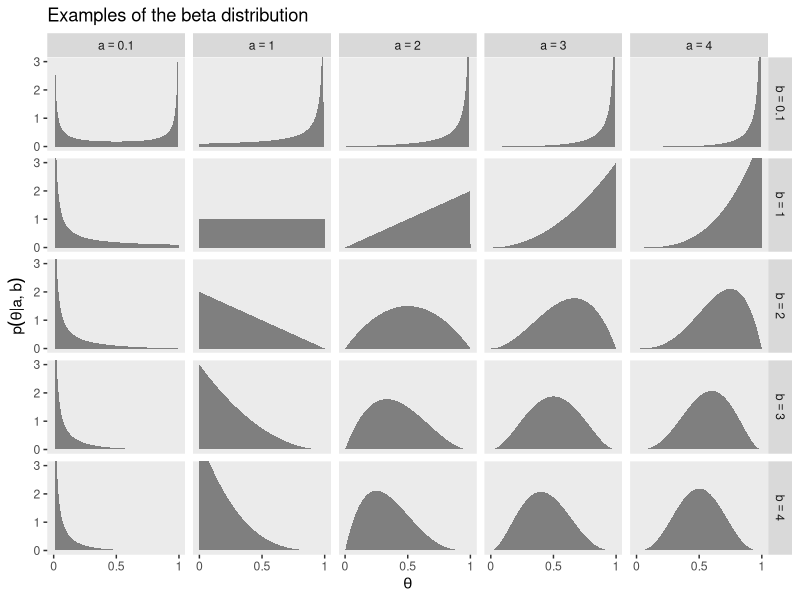
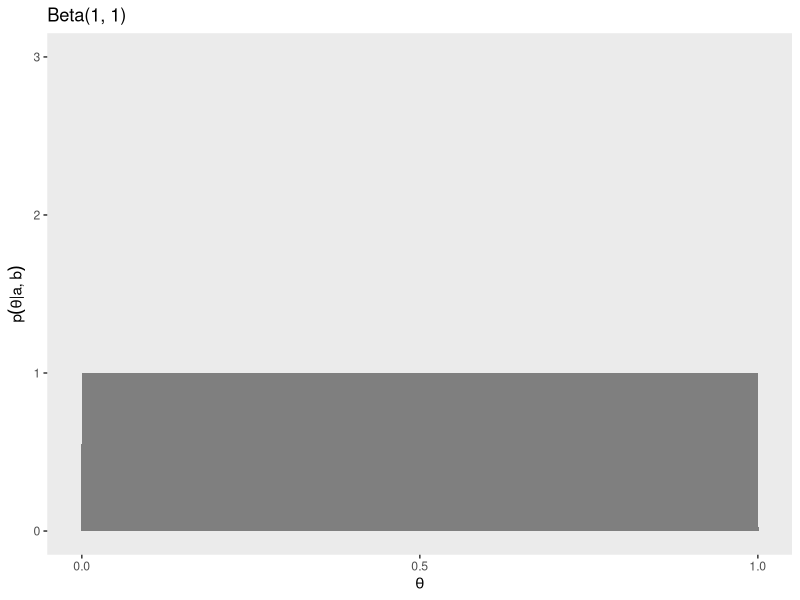
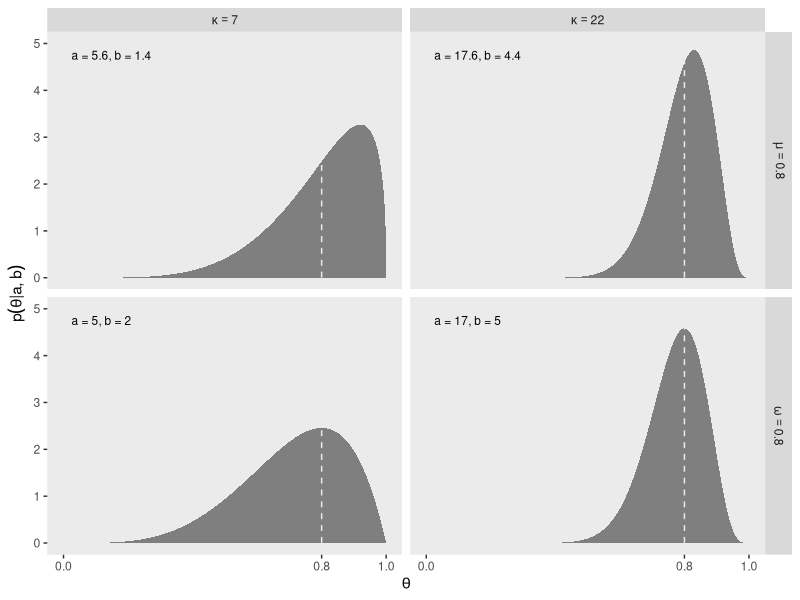
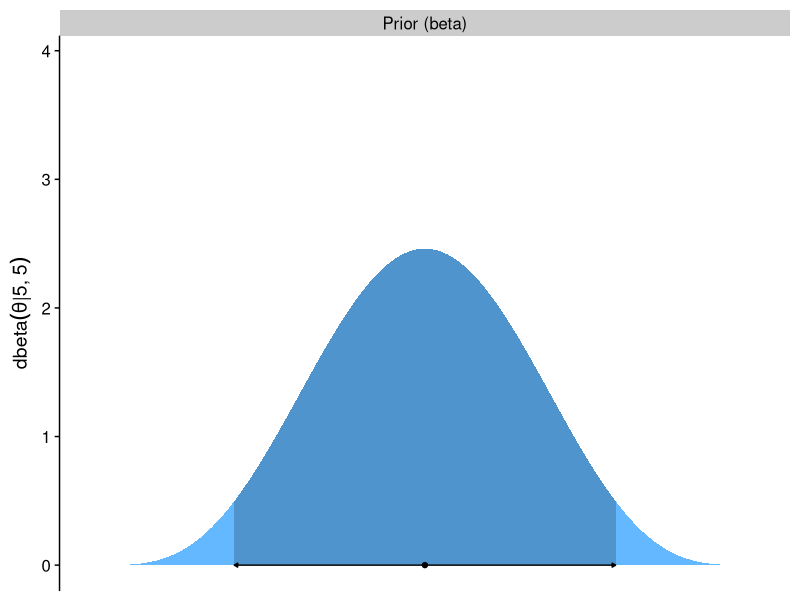
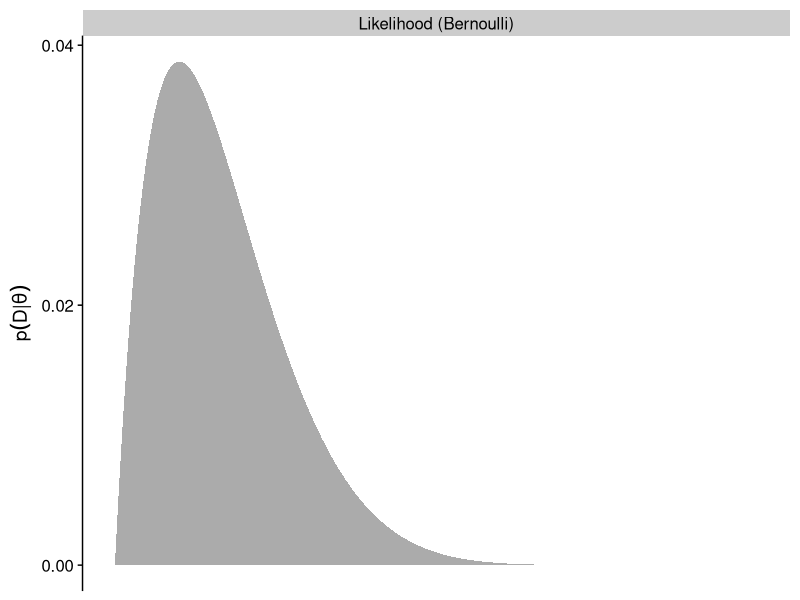
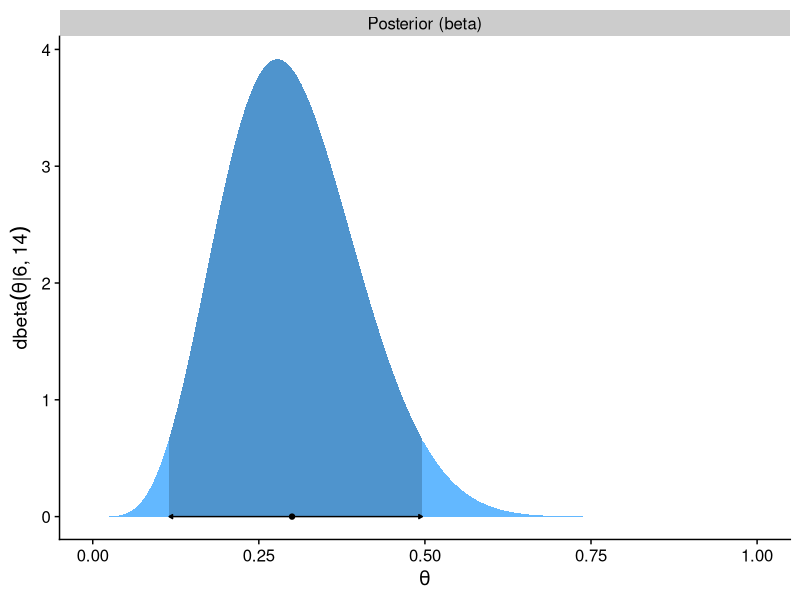
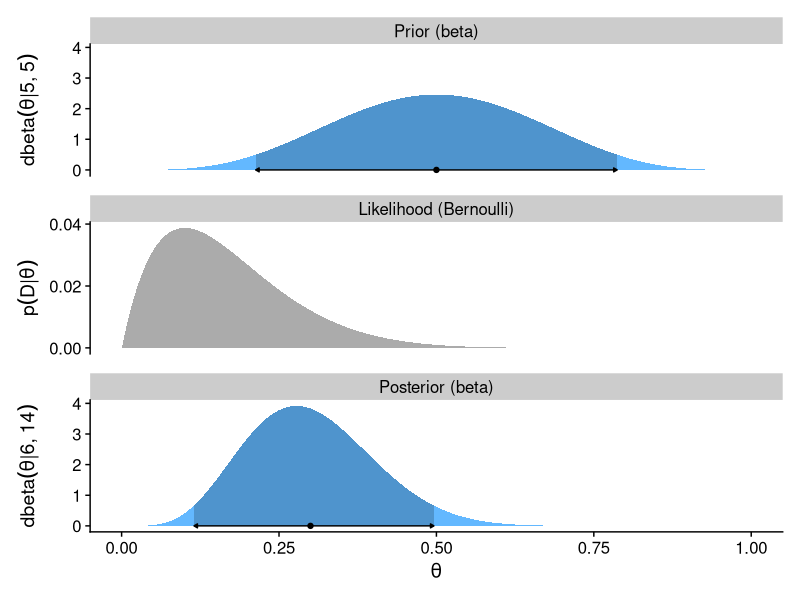
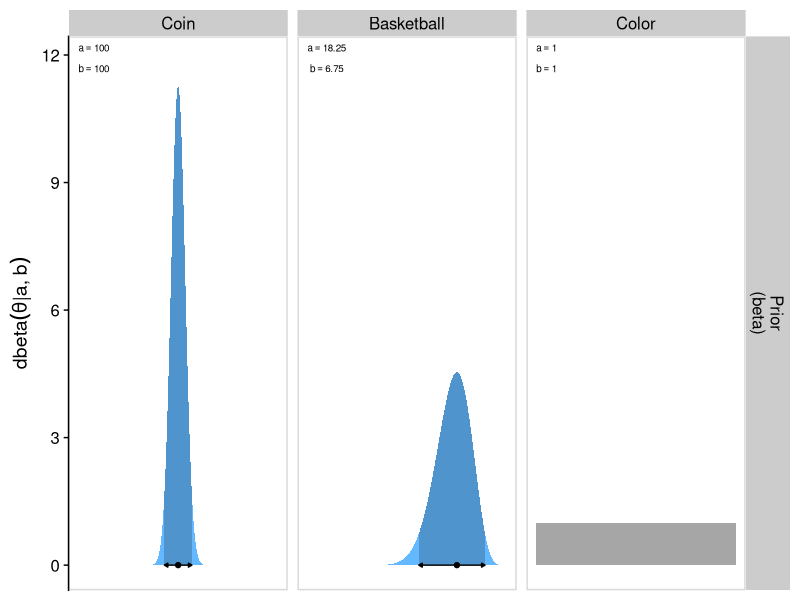

Recreate these plots in R, in order.
## ---- chunk 1
#| message: false
#| warning: false

library(tidyverse)
library(cowplot)
library(patchwork)
## ---- chunk 2
dbern <- function(x, z = NULL, n = NULL) {
  x^z * (1 - x)^(n - z)
}
## ---- chunk 3
theta <- 0.5
a <- 3
b <- 3 

dbeta(theta, shape1 = a, shape2 = b)
beta(a = a, b = b)
## ---- chunk 4
print(dbeta)
## ---- chunk 5
#| fig-width: 6
#| fig-height: 6

length <- 1e2

d <- crossing(shape1 = c(0.1, 1:4),
              shape2 = c(0.1, 1:4)) |>
  expand_grid(x = seq(from = 0, to = 1, length.out = length)) |> 
  mutate(a = str_c("a==", shape1),
         b = str_c("b==", shape2)) |> 
  mutate(density = dbeta(x, shape1 = shape1, shape2 = shape2))

head(d)
## ---- chunk 6
#| warning: false
#| fig-width: 6
#| fig-height: 6

d |> 
  ggplot(aes(x = x, y = density)) +
  geom_area(fill = "grey50") +
  scale_x_continuous(breaks = 0:2 / 2, labels = c(0, 0.5, 1)) +
  coord_cartesian(ylim = c(0, 3)) +
  labs(x = expression(theta),
       y = expression(p(theta*"|"*a*", "*b)),
       title = "Examples of the beta distribution") +
  theme(panel.grid = element_blank()) +
  facet_grid(b ~ a, labeller = label_parsed)
## ---- chunk 7
#| fig-width: 2.5
#| fig-height: 2.5

d |> 
  filter(shape1 == 1 & shape2 == 1) |> 
  ggplot(aes(x = x, y = density)) +
  geom_area(fill = "grey50") +
  scale_x_continuous(expression(theta), breaks = c(0, 0.5, 1)) +
  coord_cartesian(ylim = c(0, 3)) +
  labs(y = expression(p(theta*"|"*a*", "*b)),
       title = "Beta(1, 1)") +
  theme(panel.grid = element_blank())
## ---- chunk 8
d <- tibble(shape1 = c(5.6, 17.6, 5, 17),
            shape2 = c(1.4, 4.4, 2, 5)) |> 
  mutate(a        = str_c("a = ", shape1),
         b        = str_c("b = ", shape2),
         kappa    = rep(c("kappa==7", "kappa==22"), times = 2),
         mu_omega = rep(c("mu==0.8", "omega==0.8"), each = 2)) |> 
  mutate(kappa = factor(kappa, levels = c("kappa==7", "kappa==22")),
         label = str_c(a, ", ", b)) |> 
  expand_grid(x = seq(from = 0, to = 1, length.out = 1e3)) |> 
  mutate(density = dbeta(x, shape1 = shape1, shape2 = shape2))

head(d)
## ---- chunk 9
#| fig-width: 6
#| fig-height: 4

d |>
  ggplot(aes(x = x)) +
  geom_area(aes(y = density),
            fill = "grey50") +
  geom_vline(xintercept = 0.8, color = "grey92", linetype = 2) +
  geom_text(data = d |> 
              group_by(label) |> 
              slice(1),
            aes(x = 0.025, y = 4.75, label = label),
            hjust = 0, size = 3) +
  scale_x_continuous(expression(theta), breaks = c(0, 0.8, 1)) +
  ylab(expression(p(theta*"|"*a*", "*b))) +
  coord_cartesian(ylim = c(0, 5)) +
  theme(panel.grid = element_blank()) +
  facet_grid(mu_omega ~ kappa, labeller = label_parsed)
## ---- chunk 10
beta_a_b_from_mean_kappa <- function(mean, kappa) {
  if (mean <= 0 | mean >= 1) stop("Must have 0 < `mean` < 1")
  if (kappa <= 0) stop("`kappa` must be > 0")
  a <- mean * kappa
  b <- (1.0 - mean) * kappa
  list(a = a, b = b)
}

beta_a_b_from_mode_kappa <- function(mode, kappa) {
  if (mode <= 0 | mode >= 1) stop("Must have 0 < `mode` < 1")
  if (kappa <= 2) stop("`kappa` must be > 2 for `mode` parameterization")
  a <- mode * (kappa - 2) + 1
  b <- (1.0 - mode) * (kappa - 2) + 1
  list(a = a, b = b)
}

beta_a_b_from_mean_sd <- function(mean, sd) {
  if (mean <= 0 | mean >= 1) stop("Must have 0 < `mean` < 1")
  if (sd <= 0) stop("`sd` must be > 0")
  kappa <- mean * (1 - mean) / sd^2 - 1
  if (kappa <= 0) stop("Invalid combination of `mean` and `sd`")
  a <- mean * kappa
  b <- (1.0 - mean) * kappa
  list(a = a, b = b)
}
## ---- chunk 11
beta_a_b_from_mean_kappa(mean = 0.25, kappa = 4)
beta_a_b_from_mode_kappa(mode = 0.25, kappa = 4)
beta_a_b_from_mean_sd(mean = 0.5, sd = 0.1)
## ---- chunk 12
beta_param <- beta_a_b_from_mode_kappa(mode = 0.25, kappa = 4)

beta_param$a
beta_param$b
## ---- chunk 13
hdi_of_icdf <- function(name, width = 0.95, tol = 1e-8, ... ) {
  incredible_mass <- 1.0 - width
  
  interval_width <- function(low_tail_prob, name, width, ...) {
    name(width + low_tail_prob, ...) - name(low_tail_prob, ...)
  }
  
  opt_info <- optimize(interval_width, c(0, incredible_mass), 
                       name = name, width = width, tol = tol, ...)
  
  hdi_lower_tail_prob <- opt_info$minimum
  
  c(ll = name(hdi_lower_tail_prob, ...),
    ul = name(width + hdi_lower_tail_prob, ...))
}
## ---- chunk 14
hdi_of_icdf(name = qbeta,
            shape1 = 5,
            shape2 = 5,
            width = 0.95)
## ---- chunk 15
hdi_of_icdf(name = qbeta,
            shape1 = 6,
            shape2 = 14)
## ---- chunk 16
# Define the parameters for the prior and for the data 
a <- 5
b <- 5
z <- 1
n <- 10

# Make the primary data frame
d <- data.frame(theta = seq(from = 0, to = 1, length.out = 1001)) |>  
  mutate(prior = dbeta(x = theta, shape1 = a, shape2 = b),
         likelihood = dbern(x = theta, z = z, n = n),
         posterior = dbeta(x = theta, shape1 = z + a, shape2 = n - z + b))

glimpse(d)
## ---- chunk 17
h <- hdi_of_icdf(name = qbeta,
                 shape1 = a,
                 shape2 = b)

d <- d |> 
  mutate(ll = h[1],
         ul = h[2]) |> 
  mutate(prior_in_hdi = theta > ll & theta < ul)

head(d)
## ---- chunk 18
#| fig-width: 5
#| fig-height: 2

# To hold the same y-axis limit for prior and posterior
y_max_pp <- d |> 
  pivot_longer(cols = c(prior, posterior)) |> 
  slice_max(value) |> 
  pull(value)

# Save the prior panel
p1 <- d |> 
  ggplot(aes(x = theta, y = prior)) +
  geom_area(aes(fill = prior_in_hdi),
            stat = "identity") +
  geom_line(data = d |> 
              filter(prior_in_hdi == TRUE) |> 
              slice(c(1, n())),
            # linewidth = 0.75,
            arrow = arrow(length = unit(0.1, "cm"), 
                          ends = "both", type = "closed"),
            y = 0) +
  annotate(geom = "point",
           x = a / (a + b), y = 0) +
  scale_x_continuous(NULL, breaks = NULL) +
  scale_y_continuous(expression(dbeta(theta*'|'*5*', '*5)), limits = c(0, y_max_pp)) +
  scale_fill_manual(values = c("steelblue1", "steelblue3"), breaks = NULL) +
  facet_wrap(~ "Prior (beta)") +
  theme_cowplot()

# Preview the prior panel
p1
## ---- chunk 19
#| fig-width: 5
#| fig-height: 2

# Save the likelihood panel
p2 <- d |> 
  ggplot(aes(x = theta, y = likelihood)) +
  geom_area(fill = "gray67") +
  scale_x_continuous(NULL, breaks = NULL) +
  scale_y_continuous(expression(p(D*'|'*theta)), breaks = 0:2 * 0.02) +
  facet_wrap(~ "Likelihood (Bernoulli)") +
  theme_cowplot()

# Preview
p2
## ---- chunk 20
#| fig-width: 5
#| fig-height: 2

# Update the HDI
h <- hdi_of_icdf(name = qbeta,
                 shape1 = z + a,
                 shape2 = n - z + b)

# Update the data
d <- d |> 
  select(-ll, -ul) |> 
  mutate(ll = h[1],
         ul = h[2]) |> 
  mutate(posterior_in_hdi = theta > ll & theta < ul)

# Save the posterior panel
p3 <- d |>
  ggplot(aes(x = theta, y = posterior)) +
  geom_area(aes(fill = posterior_in_hdi),
            stat = "identity") +
  geom_line(data = d |> 
              filter(posterior_in_hdi == TRUE) |> 
              slice(c(1, n())),
            linewidth = 0.5,
            arrow = arrow(length = unit(0.1, "cm"), 
                          ends = "both", type = "closed"),
            y = 0) +
  annotate(geom = "point",
           x = (z + a) / ((z + a) + (n - z + b)), y = 0) +
  scale_y_continuous(expression(dbeta(theta*'|'*6*', '*14)), limits = c(0, y_max_pp)) +
  scale_fill_manual(values = c("steelblue1", "steelblue3"), breaks = NULL) +
  xlab(expression(theta)) +
  facet_wrap(~ "Posterior (beta)") +
  theme_cowplot()

# preview
p3
## ---- chunk 21
#| fig-width: 5
#| fig-height: 5

p1 / p2 / p3
## ---- chunk 22
a / (a + b)  # Prior mean
z / n  # Proportion of heads
(z + a) / (n + a + b)  # Posterior mean
## ---- chunk 23
 100 * (17 / 20)
## ---- chunk 24
beta_a_b_from_mode_kappa(mode = 0.5, kappa = 500)
## ---- chunk 25
beta_a_b_from_mode_kappa(mode = 0.5, kappa = 200)
## ---- chunk 26
# Save this vector to streamline the code in `mutate()`
examples <- c("coin", "basketball", "color")

d <- bind_rows(
  beta_a_b_from_mode_kappa(mode = 0.5,  kappa = 200),
  beta_a_b_from_mode_kappa(mode = 0.75, kappa = 25),
  beta_a_b_from_mean_kappa(mean = 0.5,  kappa = 2)
) |> 
  mutate(example = factor(examples, levels = examples)) |>  
  select(example, everything())

d
## ---- chunk 27
d <- d |> 
  mutate(z = 17,
         n = 20) |> 
  mutate(a_post = z + a,
         b_post = n - z + b)

d
## ---- chunk 28
d <- d |> 
  expand_grid(theta = seq(from = 0, to = 1, length.out = 1001)) |>  
  mutate(prior = dbeta(x = theta, shape1 = a, shape2 = b),
         likelihood = dbern(x = theta, z = z, n = n),
         posterior = dbeta(x = theta, shape1 = a_post, shape2 = b_post)) |> 
  select(example, everything())

glimpse(d)
## ---- chunk 29
d_prior_hdi <- d |> 
  filter(example != "color") |> 
  distinct(example, a, b) |> 
   mutate(prior_hdi = map2(.x = a, .y = b, .f = \(a, b) {
    h <- hdi_of_icdf(name = qbeta, shape1 = a, shape2 = b)
    data.frame(ll = h[1], ul = h[2])
    }))

d_prior_hdi
## ---- chunk 30
d_prior_hdi <- d_prior_hdi |> 
  unnest(prior_hdi)

d_prior_hdi
## ---- chunk 31
d_posterior_hdi <- d |> 
  distinct(example, a_post, b_post) |> 
   mutate(posterior_hdi = map2(.x = a_post, .y = b_post, .f = \(a_post, b_post) {
    h <- hdi_of_icdf(name = qbeta, shape1 = a_post, shape2 = b_post)
    data.frame(ll = h[1], ul = h[2])
    })) |> 
  unnest(posterior_hdi)

d_posterior_hdi
## ---- chunk 32
d_mode <- d |> 
  distinct(example, a, b, a_post, b_post) |> 
  mutate(prior_mode     = (a - 1) / (a + b - 2),
         posterior_mode = (a_post - 1) / (a_post + b_post - 2),
         prior     = 0,
         posterior = 0)

d_mode
## ---- chunk 33
d_text <- d |> 
  group_by(example) |> 
  slice_min(theta) |> 
  mutate(prior      = Inf,
         likelihood = Inf,
         posterior  = Inf,
         label_prior      = str_c("atop(a==", a, ",b==", b, ")"),
         label_likelihood = str_c("atop(z==", z, ",N==", n, ")"),
         label_posterior  = str_c("atop(a==", a_post, ",b==", b_post, ")")) |> 
  select(example, theta, prior, likelihood, posterior, label_prior:label_posterior)

d_text
## ---- chunk 34
#| fig-width: 10
#| fig-height: 1.75

# To hold the same y-axis limit for prior and posterior
y_max_pp <- d |> 
  pivot_longer(cols = c(prior, posterior)) |> 
  slice_max(value) |> 
  pull(value)

# Update the data
d <- d |> 
  left_join(d_prior_hdi,
            by = join_by(example, a, b)) |> 
  mutate(prior_in_hdi = theta > ll & theta < ul)
  
# Save the prior row
p1 <- d |> 
  ggplot(aes(x = theta, y = prior)) +
  geom_area(aes(fill = prior_in_hdi),
            stat = "identity") +
  geom_line(data = d |> 
              filter(prior_in_hdi == TRUE) |> 
              mutate(prior = 0),
            arrow = arrow(length = unit(0.1, "cm"), 
                          ends = "both", type = "closed")) +
  geom_point(data = d_mode |> 
               drop_na(prior_mode),
             aes(x = prior_mode)) +
  geom_text(data = d_text,
            aes(label = label_prior),
            hjust = 0, parse = TRUE, size = 2.5, vjust = 1.25) +
  scale_x_continuous(NULL, breaks = NULL) +
  scale_y_continuous(expression(dbeta(theta*'|a, b')), limits = c(0, y_max_pp)) +
  scale_fill_manual(values = c("steelblue1", "steelblue3"), na.value = "grey65", breaks = NULL) +
  facet_grid("Prior\n(beta)" ~ example, labeller = labeller(example = str_to_title)) +
  theme_cowplot() +
  panel_border()

# Preview the prior row
p1
## ---- chunk 35
#| fig-width: 10
#| fig-height: 1.75

# Save the likelihood row
p2 <- d |> 
  ggplot(aes(x = theta, y = likelihood)) +
  geom_area(fill = "grey65") +
  geom_text(data = d_text,
            aes(label = label_likelihood),
            hjust = 0, parse = TRUE, size = 2.5, vjust = 1.25) +
  scale_x_continuous(NULL, breaks = NULL) +
  scale_y_continuous(expression(p(D*'|'*theta)), breaks = 0:2 * 0.0001) +
  facet_grid("Likelihood\n(Bernoulli)" ~ example) +
  theme_cowplot() +
  panel_border() +
  theme(strip.text.x = element_blank())

# Preview the likelihood row
p2
## ---- chunk 36
#| fig-width: 10
#| fig-height: 1.75

# Update the data
d <- d |> 
  select(-ll, -ul) |> 
  left_join(d_posterior_hdi,
            by = join_by(example, a_post, b_post)) |> 
  mutate(posterior_in_hdi = theta > ll & theta < ul)
  
# Save the posterior row  
p3 <- d |> 
  ggplot(aes(x = theta, y = posterior)) +
  geom_area(aes(fill = posterior_in_hdi),
            stat = "identity") +
  geom_line(data = d |> 
              filter(posterior_in_hdi == TRUE) |> 
              mutate(posterior = 0),
            arrow = arrow(length = unit(0.1, "cm"), 
                          ends = "both", type = "closed")) +
  geom_point(data = d_mode,
             aes(x = posterior_mode)) +
  geom_text(data = d_text,
            aes(label = label_posterior),
            hjust = 0, parse = TRUE, size = 2.5, vjust = 1.25) +
  scale_x_continuous(expression(theta), breaks = 0:2 / 2, labels = c(0, 0.5, 1)) +
  scale_y_continuous(expression(dbeta(theta*'|a, b')), limits = c(0, y_max_pp)) +
  scale_fill_manual(values = c("steelblue1", "steelblue3"), breaks = NULL) +
  facet_grid("Posterior\n(beta)" ~ example) +
  theme_cowplot() +
  panel_border() +
  theme(strip.text.x = element_blank())

# Preview the posterior row
p3
## ---- chunk 37
#| fig-width: 10
#| fig-height: 5

p1 / p2 / p3
## ---- chunk 38
#| fig-width: 4
#| fig-height: 6

# Fine teeth for the theta comb
theta <- seq(from = 0, to = 1, length = 1000)

# Two triangular peaks on a small non-zero floor
p_theta <-
  c(rep(1, 200), 
    seq(1, 100, length = 50), 
    seq(100, 1, length = 50), 
    rep(1, 200)) |> 
  rep(times = 2)

# make p_theta sum to 1.0
p_theta <- p_theta / sum(p_theta)
## ---- chunk 39
BernGrid = function( Theta , pTheta , Data , plotType=c("Points","Bars")[2] ,
                     showCentTend=c("Mean","Mode","None")[3] ,
                     showHDI=c(TRUE,FALSE)[2] , HDImass=0.95 ,
                     showpD=c(TRUE,FALSE)[2] , nToPlot=length(Theta) ) {
  # Theta is vector of values between 0 and 1.
  # pTheta is prior probability mass at each value of Theta
  # Data is vector of 0's and 1's.
  
  # Check for input errors:
  if ( any( Theta > 1 | Theta < 0 ) ) {
    stop("Theta values must be between 0 and 1")
  }
  if ( any( pTheta < 0 ) ) {
    stop("pTheta values must be non-negative")
  }
  if ( !isTRUE(all.equal( sum(pTheta) , 1.0 )) )  {
    stop("pTheta values must sum to 1.0")
  }
  if ( !all( Data == 1 | Data == 0 ) ) {
    stop("Data values must be 0 or 1")
  }
  
  # Create summary values of Data
  z = sum( Data ) # number of 1's in Data
  N = length( Data ) 

  # Compute the Bernoulli likelihood at each value of Theta:
  pDataGivenTheta = Theta^z * (1-Theta)^(N-z)
  # Compute the evidence and the posterior via Bayes' rule:
  pData = sum( pDataGivenTheta * pTheta )
  pThetaGivenData = pDataGivenTheta * pTheta / pData
  
  # Plot the results.
  layout( matrix( c( 1,2,3 ) ,nrow=3 ,ncol=1 ,byrow=FALSE ) ) # 3x1 panels
  par( mar=c(3,3,1,0) , mgp=c(2,0.7,0) , mai=c(0.5,0.5,0.3,0.1) ) # margins
  cexAxis = 1.33
  cexLab = 1.75
  # convert plotType to notation used by plot:
  if ( plotType=="Points" ) { plotType="p" }
  if ( plotType=="Bars" ) { plotType="h" }
  dotsize = 5 # how big to make the plotted dots
  barsize = 5 # how wide to make the bar lines    
  # If the comb has a zillion teeth, it's too many to plot, so plot only a
  # thinned out subset of the teeth.
  nteeth = length(Theta)
  if ( nteeth > nToPlot ) {
    thinIdx = round( seq( 1, nteeth , length=nteeth ) )
  } else { 
    thinIdx = 1:nteeth 
  }

  # Plot the prior.
  yLim = c(0,1.1*max(c(pTheta,pThetaGivenData)))
  plot( Theta[thinIdx] , pTheta[thinIdx] , type=plotType , 
        pch="." , cex=dotsize , lwd=barsize ,
        xlim=c(0,1) , ylim=yLim , cex.axis=cexAxis ,
        xlab=bquote(theta) , ylab=bquote(p(theta)) , cex.lab=cexLab ,
        main="Prior" , cex.main=1.5 , col="skyblue" )
  if ( showCentTend != "None" ) {
    if ( showCentTend == "Mean" ) {
      meanTheta = sum( Theta * pTheta ) 
      if ( meanTheta > .5 ) {
         textx = 0 ; textadj = c(0,1)
      } else {
        textx = 1 ; textadj = c(1,1)
      }
      text( textx , yLim[2] ,
            bquote( "mean=" * .(signif(meanTheta,3)) ) ,
            cex=2.0 , adj=textadj )
    }
    if ( showCentTend == "Mode" ) {
      modeTheta = Theta[ which.max( pTheta ) ]
      if ( modeTheta > .5 ) {
        textx = 0 ; textadj = c(0,1)
      } else {
        textx = 1 ; textadj = c(1,1)
      }
      text( textx , yLim[2] ,
            bquote( "mode=" * .(signif(modeTheta,3)) ) ,
            cex=2.0 , adj=textadj )
    }
  }
  
  # Mark the highest density interval. HDI points are not thinned in the plot.
  if ( showHDI ) {
    HDIinfo = HDIofGrid( pTheta , credMass=HDImass )
    points( Theta[ HDIinfo$indices ] , 
            rep( HDIinfo$height , length( HDIinfo$indices ) ) , 
            pch="-" , cex=1.0 )
    text( mean( Theta[ HDIinfo$indices ] ) , HDIinfo$height ,
          bquote( .(100*signif(HDIinfo$mass,3)) * "% HDI" ) ,
          adj=c(0.5,-1.5) , cex=1.5 )
    # Mark the left and right ends of the waterline. 
    # Find indices at ends of sub-intervals:
    inLim = HDIinfo$indices[1] # first point
    for ( idx in 2:(length(HDIinfo$indices)-1) ) {
      if ( ( HDIinfo$indices[idx] != HDIinfo$indices[idx-1]+1 ) | # jumps on left, OR
             ( HDIinfo$indices[idx] != HDIinfo$indices[idx+1]-1 ) ) { # jumps on right
        inLim = c(inLim,HDIinfo$indices[idx]) # include idx
      }
    }
    inLim = c(inLim,HDIinfo$indices[length(HDIinfo$indices)]) # last point
    # Mark vertical lines at ends of sub-intervals:
    for ( idx in inLim ) {
      lines( c(Theta[idx],Theta[idx]) , c(-0.5,HDIinfo$height) , type="l" , lty=2 , 
             lwd=1.5 )
      text( Theta[idx] , HDIinfo$height , bquote(.(round(Theta[idx],3))) ,
            adj=c(0.5,-0.1) , cex=1.2 )
    }
  }
  
  # Plot the likelihood: p(Data|Theta)
  plot( Theta[thinIdx] , pDataGivenTheta[thinIdx] , type=plotType , 
        pch="." , cex=dotsize , lwd=barsize ,
        xlim=c(0,1) , ylim=c(0,1.1*max(pDataGivenTheta)) , cex.axis=cexAxis ,
        xlab=bquote(theta) , ylab=bquote( "p(D|" * theta * ")" ) , cex.lab=cexLab ,
        main="Likelihood" , cex.main=1.5 , col="skyblue" )
  if ( z > .5*N ) { textx = 0 ; textadj = c(0,1) }
  else { textx = 1 ; textadj = c(1,1) }
  text( textx ,1.0*max(pDataGivenTheta) ,cex=2.0
  	,bquote( "Data: z=" * .(z) * ",N=" * .(N) ) ,adj=textadj )
  if ( showCentTend != "None" ) {
    if ( showCentTend == "Mean" ) {
      meanTheta = sum( Theta * pDataGivenTheta ) 
      if ( meanTheta > .5 ) {
        textx = 0 ; textadj = c(0,1)
      } else {
        textx = 1 ; textadj = c(1,1)
      }
      text( textx , 0.7*max(pDataGivenTheta) ,
            bquote( "mean=" * .(signif(meanTheta,3)) ) ,
            cex=2.0 , adj=textadj )
    }
    if ( showCentTend == "Mode" ) {
      modeTheta = Theta[ which.max( pDataGivenTheta ) ]
      if ( modeTheta > .5 ) {
        textx = 0 ; textadj = c(0,1)
      } else {
        textx = 1 ; textadj = c(1,1)
      }
      text( textx , 0.7*max(pDataGivenTheta) ,
            bquote( "mode=" * .(signif(modeTheta,3)) ) ,
            cex=2.0 , adj=textadj )
    }
  }
  
  # Plot the posterior.
  yLim = c(0,1.1*max(c(pTheta,pThetaGivenData)))
  plot( Theta[thinIdx] , pThetaGivenData[thinIdx] , type=plotType , 
        pch="." , cex=dotsize , lwd=barsize ,
        xlim=c(0,1) , ylim=yLim , cex.axis=cexAxis ,
        xlab=bquote(theta) , ylab=bquote( "p(" * theta * "|D)" ) , cex.lab=cexLab ,
        main="Posterior" , cex.main=1.5 , col="skyblue" )
  if ( showCentTend != "None" ) {
    if ( showCentTend == "Mean" ) {
      meanTheta = sum( Theta * pThetaGivenData ) 
      if ( meanTheta > .5 ) {
        textx = 0 ; textadj = c(0,1)
      } else {
        textx = 1 ; textadj = c(1,1)
      }
      text( textx , yLim[2] ,
            bquote( "mean=" * .(signif(meanTheta,3)) ) ,
            cex=2.0 , adj=textadj )
    }
    if ( showCentTend == "Mode" ) {
      modeTheta = Theta[ which.max( pThetaGivenData ) ]
      if ( modeTheta > .5 ) {
        textx = 0 ; textadj = c(0,1)
      } else {
        textx = 1 ; textadj = c(1,1)
      }
      text( textx , yLim[2] ,
            bquote( "mode=" * .(signif(modeTheta,3)) ) ,
            cex=2.0 , adj=textadj )
    }
  }

  
  # Plot marginal likelihood pData:
  if ( showpD ) {
    meanTheta = sum( Theta * pThetaGivenData ) 
    if ( meanTheta > .5 ) {
      textx = 0 ; textadj = c(0,1)
    } else {
      textx = 1 ; textadj = c(1,1)
    }
    text( textx , 0.75*max(pThetaGivenData) , cex=2.0 ,
    	    bquote( "p(D)=" * .(signif(pData,3)) ) ,adj=textadj )
  }
  
  # Mark the highest density interval. HDI points are not thinned in the plot.
  if ( showHDI ) {
    HDIinfo = HDIofGrid( pThetaGivenData , credMass=HDImass )
    points( Theta[ HDIinfo$indices ] , 
            rep( HDIinfo$height , length( HDIinfo$indices ) ) , 
            pch="-" , cex=1.0 )
    text( mean( Theta[ HDIinfo$indices ] ) , HDIinfo$height ,
             bquote( .(100*signif(HDIinfo$mass,3)) * "% HDI" ) ,
             adj=c(0.5,-1.5) , cex=1.5 )
    # Mark the left and right ends of the waterline. 
    # Find indices at ends of sub-intervals:
    inLim = HDIinfo$indices[1] # first point
    for ( idx in 2:(length(HDIinfo$indices)-1) ) {
      if ( ( HDIinfo$indices[idx] != HDIinfo$indices[idx-1]+1 ) | # jumps on left, OR
        ( HDIinfo$indices[idx] != HDIinfo$indices[idx+1]-1 ) ) { # jumps on right
        inLim = c(inLim,HDIinfo$indices[idx]) # include idx
      }
    }
    inLim = c(inLim,HDIinfo$indices[length(HDIinfo$indices)]) # last point
    # Mark vertical lines at ends of sub-intervals:
    for ( idx in inLim ) {
      lines( c(Theta[idx],Theta[idx]) , c(-0.5,HDIinfo$height) , type="l" , lty=2 , 
             lwd=1.5 )
      text( Theta[idx] , HDIinfo$height , bquote(.(round(Theta[idx],3))) ,
            adj=c(0.5,-0.1) , cex=1.2 )
    }
  }
  
  # return( pThetaGivenData )
} # end of function
## ---- chunk 40
#| fig-width: 5
#| fig-height: 6

Data <- c(rep(0, 13), rep(1, 14))

BernGrid(theta, p_theta, Data, plotType = "Bars",
         showCentTend = "None", showHDI = FALSE, showpD = FALSE)
## ---- chunk 41
z <- 14
n <- 27

d <- tibble(theta = seq(from = 0, to = 1, length.out = 1000),
            prior = c(rep(1, times = 200),
                      seq(from = 1, to = 100, length.out = 50),
                      seq(from = 100, to = 1, length.out = 50),
                      rep(1, times = 200)) |> 
              rep(times = 2)) |> 
  mutate(prior      = prior / sum(prior),
         likelihood = dbern(x = theta, z = z, n = n)) |>
  mutate(evidence = sum(likelihood * prior)) |>
  mutate(posterior = likelihood * prior / evidence)
  
glimpse(d)
## ---- chunk 42
#| fig-width: 5.5
#| fig-height: 6

# Prior
p1 <- d |> 
  ggplot(aes(x = theta, y = prior)) +
  geom_area(fill = "steelblue2") +
  scale_x_continuous(NULL, breaks = NULL) +
  ylab(expression(p(theta))) +
  facet_wrap(~ "Prior")

# Likelihood
p2 <- d |> 
  ggplot(aes(x = theta, y = likelihood)) +
  geom_area(fill = "steelblue2") +
  scale_x_continuous(NULL, breaks = NULL) +
  ylab(expression(p(D*"|"*theta))) +
  facet_wrap(~ "Likelihood")

# Posterior
p3 <- d |> 
  ggplot(aes(x = theta, y = posterior)) +
  geom_area(fill = "steelblue2") +
  labs(x = expression(theta),
       y = expression(p(theta*"|"*D))) +
  facet_wrap(~ "Posterior")

# Combine, adjust the global theme, and print
(p1 / p2 / p3) & 
  theme_cowplot()
## ---- chunk 43
sessionInfo()
